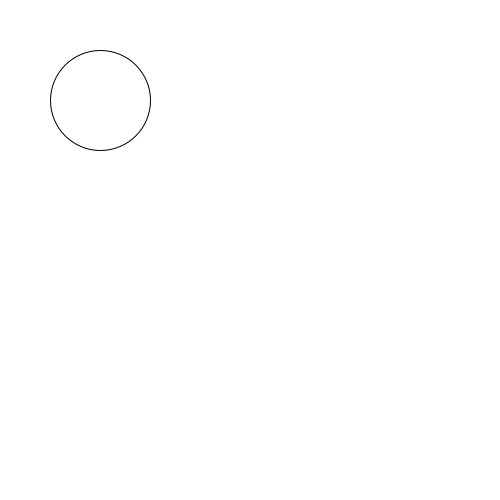
Frame 1 (no input)
Frame 60 (the mouse pressed at the canvas centre just before this capture): identical to frame 1, image omitted
Frame 120 (the mouse held since frame 60 and released just before this capture): identical to frame 1, image omitted

The Processing sketch that drew this single still picture (run headless with seeded random() and noise(); from frame 60 on, the mouse is pressed at the canvas centre):

// Processing sketch: processing_137540
// ── processing_137540.pde

int x=100;
int y=100;
int s=100;
int col=250;

void setup() {
  size( 500, 500 );
  smooth();
}
 
void draw() {
  background(255);
  noFill();
  ellipse(x, y, s, s);
}
 
void keyPressed() {
 
  if (key==CODED) {
    if (keyCode==UP) {
      y-=4;
    }
    else if (keyCode==DOWN) {
      y+=4;
    }
    else if (keyCode==LEFT) {
      x-=4;
    }
    else if (keyCode==RIGHT) {
      x+=4;
    }
  } 
  else {
    if (key=='+') {
      s+=2;
    }
    else if (key=='-') {
      s-=2;
    }
  }
}
 
